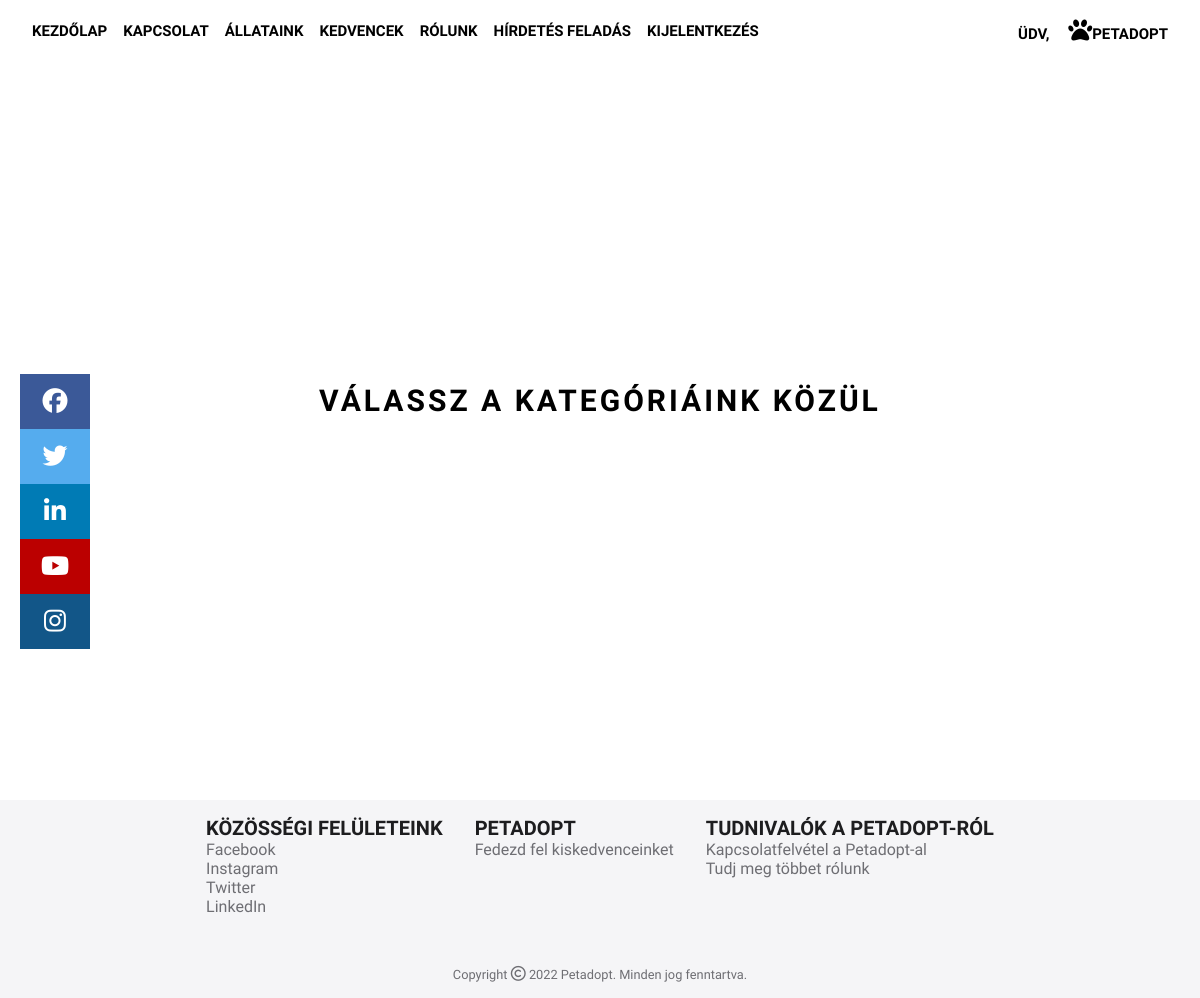
/species.php?animalId=1, run on an earlier commit of the app's database.
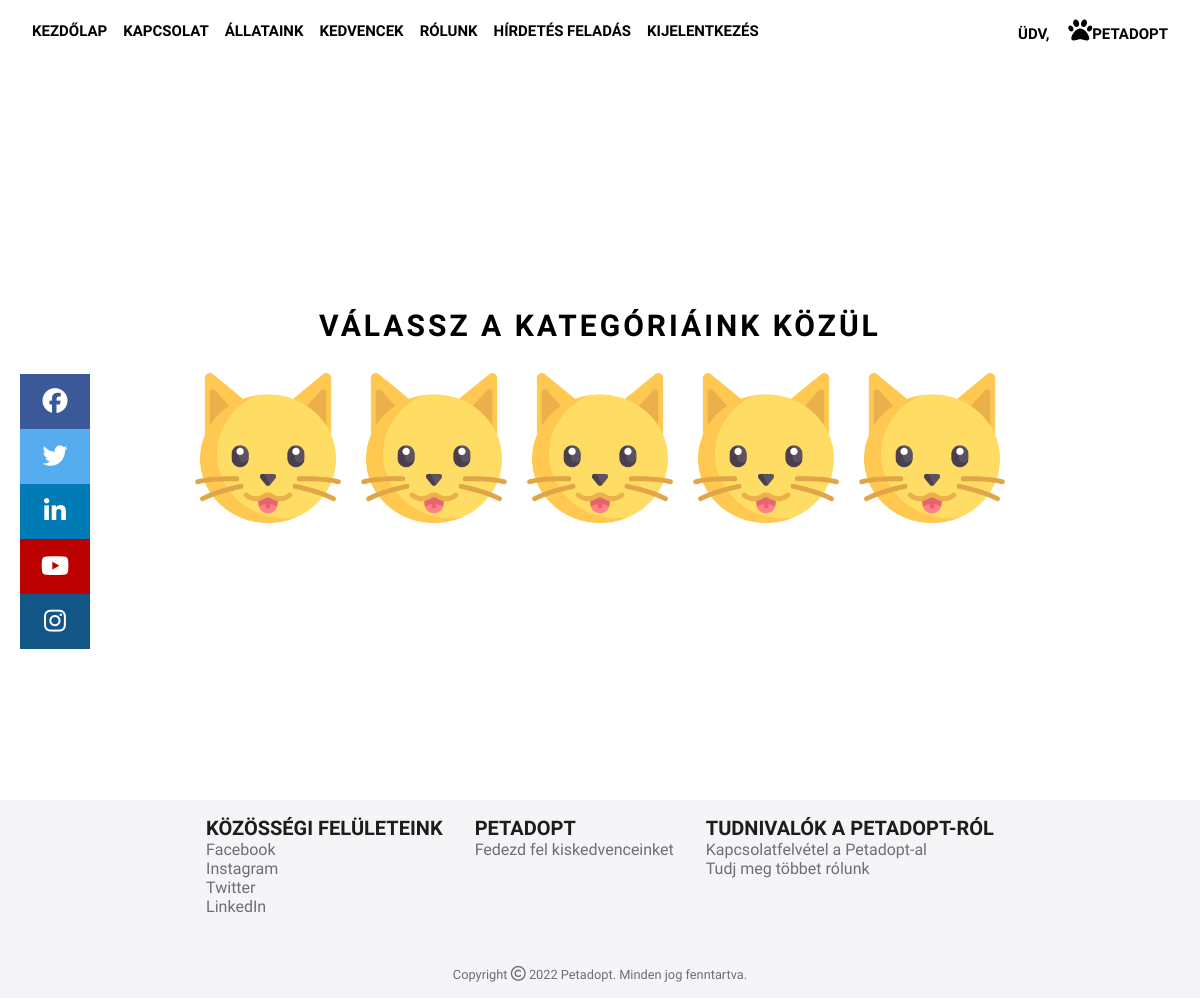
And on a later commit of the database.
### tables this page shows
CREATE TABLE `species` (
  `id` int(11) NOT NULL,
  `name` varchar(50) DEFAULT NULL,
  `image` varchar(50) DEFAULT NULL,
  `animalId` int(11) NOT NULL
);

### species.php (the view, shortened to what this page needs)
<?php
require_once('assets/php/header.php');
require_once('config/db.php');
require_once('assets/php/nav.php');
$animalId = $_GET["animalId"];
?>
<div class="animal">
    <p>Válassz a kategóriáink közül</p>
    <div class="animal-container">
        <?php
		$sql = "SELECT * FROM species WHERE animalId = ".$animalId;
		$result = $conn->query($sql);
		if($result->num_rows > 0) {
			while($row = $result->fetch_assoc()) {
				?>
        <div class="animal-box">
            <a href="pets.php?animalId=<?= $animalId ?>&specieId=<?= $row["id"] ?>">
                <div class="animal-image">
                    <img src="assets/img/<?= $row["image"] ?>" alt="animal" width="150px" height="150px" />
                </div>
            </a>
        </div>
        <?php
			}
		}
	?>
    </div>
</div>
<?php
require_once('assets/php/footer.php');
?>
</body>
</html>

### assets/php/header.php (shortened to what this page needs)
<!DOCTYPE html>
<html lang="en">
<head>
    <link rel="stylesheet" href="assets/css/styles.css">
    <link rel="stylesheet" href="https://cdnjs.cloudflare.com/ajax/libs/font-awesome/4.7.0/css/font-awesome.min.css">
    <link rel="stylesheet" href="https://cdnjs.cloudflare.com/ajax/libs/font-awesome/4.7.0/css/font-awesome.min.css">
</head>
<body>

### assets/php/nav.php (shortened to what this page needs)
<div id="social-media-logos">
    <a href="https://facebook.com" class="fa fa-facebook" title="Facebook"></a>
    <a href="https://twitter.com" class="fa fa-twitter" title="Twitter"></a>
    <a href="https://linkedin.com" class="fa fa-linkedin" title="LinkedIn"></a>
    <a href="https://youtube.com" class="fa fa-youtube" title="Youtube"></a>
    <a href="https://instagram.com" class="fa fa-instagram" title="Instagram"></a>
</div>
<?php
require_once('config/db.php');
?>
<?php
$sql = "SELECT * FROM users_web WHERE username = '".$_SESSION["username"]."'";
$result = $conn->query($sql);
$row = $result->fetch_assoc();
?>
<nav>
    <ul>
    <li><a href="index.php">Kezdőlap</a></li>
        <li><a href="contact.php">Kapcsolat</a></li>
        <li><a href="animals.php">Állataink</a></li>
        <li><a href="favorites.php">Kedvencek</a></li>
        <li><a href="about.php">Rólunk</a></li>
        <?php
        if($row["level"] == 2) {
        ?>
        <li><a href="ad-posting.php">Hírdetés feladás</a></li>
        <li><a href="admin-console.php">Adminpult</a></li>
        <?php
        }
        else if($row["level"] <= 1){ ?>
        <li><a href="ad-posting.php">Hírdetés feladás</a></li>
        <?php
        }
        ?>
        <li><a href="register/logout.php">Kijelentkezés</a></li>
    </ul>
    <div>
        <?php
        if($row["level"] == 2) {
        ?>
        <span style="margin-right: 15px; font-family: 'Oswald', sans-serif; text-transform: uppercase; font-weight: bolder; font-size: 15px" >Üdv, <a style="color: #0355C0;" href="edit-profile.php"><?= $_SESSION['username'] ?></a><i class="material-icons" title="Admin" style="font-size: 17px">&#xe8e8;</i></span>
        <a href="index.php" class="logo"><i style='font-size:24px' class='fas'>&#xf1b0;</i>Petadopt</a>
        <?php
        }
        else { ?>
        <span style="margin-right: 15px; font-family: 'Oswald', sans-serif; text-transform: uppercase; font-weight: bolder; font-size: 15px" >Üdv, <a style="color: #0355C0;" href="edit-profile.php"><?= $_SESSION['username'] ?></a></span>
        <a href="index.php" class="logo"><i style='font-size:24px' class='fas'>&#xf1b0;</i>Petadopt</a>
        <?php
        }
        ?>
    </div>
</nav>

### assets/php/footer.php (shortened to what this page needs)
<footer>
    <div class="upper-footer">
        <div class="left">
            <ul>
                <li class="title">Közösségi felületeink</li>
                <li><a href="https://facebook.com">Facebook</a></li>
                <li><a href="https://instagram.com">Instagram</a></li>
                <li><a href="https://twitter.com">Twitter</a></li>
                <li><a href="https://linkedin.com">LinkedIn</a></li>
            </ul>
            <ul>
                <li class="title">Petadopt</li>
                <li><a href="animals.php">Fedezd fel kiskedvenceinket</a></li>
            </ul>
            <ul>
                <li class="title">Tudnivalók a Petadopt-ról</li>
                <li><a href="contact.php">Kapcsolatfelvétel a Petadopt-al</a></li>
                <li><a href="about.php">Tudj meg többet rólunk</a></li>
            </ul>
        </div>
    </div>
    <div class="copyright">
        <span>Copyright <i style="font-size:15px" class="fa">&#xf1f9;</i> <?php echo date("Y"); ?> Petadopt. Minden jog fenntartva.</span>
    </div>
</footer>

### assets/css/styles.css (style rules this page uses)
html { scroll-behavior: smooth; }
body { margin: 0; padding: 0; font-family: 'Oswald', sans-serif !important; box-sizing: border-box; height: 100vh; min-height: 100vh; background-size: cover; width: 100%; background-repeat: no-repeat; }
.animal { height: 100%; display: flex; flex-direction: column; justify-content: center; align-items: center; }
.animal-container { display: flex; justify-content: center; align-items: center; gap: 1em; }
.animal-image { position: relative; }
.animal-image img { display: block; }
.animal-image::after { content: ''; display: block; position: absolute; top: 0; left: 0; bottom: 0; right: 0; width: 100%; height: 100%; background-color: rgba(0, 0, 0, 0); transition: 250ms; }
.animal p { text-transform: uppercase; font-size: 30px; font-weight: bold; letter-spacing: .1em; }
@media only screen and (max-width: 1200px) { body { width: 100%; } }

### assets/php/nav.php (style rules this page uses)
nav { position: fixed; top: 0; left: 0; right: 0; display: flex; justify-content: space-between; align-items: center; height: 60px; padding: 0 2em; z-index: 1; background: rgba(255, 255, 255, .5); }
nav ul, nav li { margin: 0; padding: 0; }
nav ul { display: flex; justify-content: center; align-items: center; list-style: none; gap: 1em; }
nav a { font-weight: bolder; font-size: 15px; color: #000; text-decoration: none; text-transform: uppercase; transition: all 280ms ease-in-out; }
#social-media-logos { display: flex; flex-direction: column; position: fixed; bottom: 35%; left: 20px; z-index: 99; border: none; outline: none; cursor: pointer; transition: 1s ease-out 100ms; transform: scale(1); }
#social-media-logos .fa { padding: 15px; font-size: 25px; width: 40px; text-align: center; text-decoration: none; }
#social-media-logos .fa-facebook { background: #3B5998; color: #fff; }
#social-media-logos .fa-twitter { background: #55ACEE; color: #fff; }
#social-media-logos .fa-linkedin { background: #007bb5; color: #fff; }
#social-media-logos .fa-youtube { background: #bb0000; color: #fff; }
#social-media-logos .fa-instagram { background: #125688; color: #fff; }

### assets/php/footer.php (style rules this page uses)
footer { color: #6e6e73; padding: 1em; background-color: #f5f5f7; }
footer ul, footer li { margin: 0; padding: 0; list-style: none; }
footer a { color: #6e6e73; text-decoration: none; }
.upper-footer { display: flex; justify-content: center; text-align: left; margin-bottom: 50px; }
.upper-footer .left { display: flex; align-items: flex-start; gap: 2em; }
.upper-footer li.title { color: #1d1d1f; font-size: 20px; font-weight: bold; text-transform: uppercase; }
.copyright { font-size: .8em; display: flex; justify-content: center; align-items: center; gap: 1em; }

What changed in the data, as far as the page shows it:
now on this page (row edited): species: image (picture)
now on this page (row edited): species: image (picture)
now on this page (row edited): species: image (picture)
now on this page (row edited): species: image (picture)
added species: image (picture)
